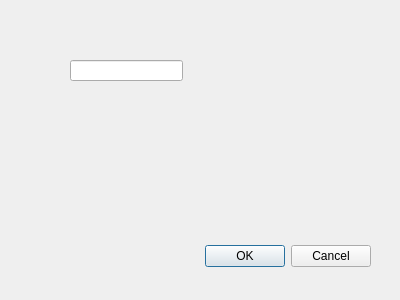
<?xml version="1.0" encoding="UTF-8"?>
<ui version="4.0">
 <class>ModeLessDialog</class>
 <widget class="QDialog" name="ModeLessDialog">
  <property name="geometry">
   <rect>
    <x>0</x>
    <y>0</y>
    <width>400</width>
    <height>300</height>
   </rect>
  </property>
  <property name="windowTitle">
   <string>Dialog</string>
  </property>
  <widget class="QDialogButtonBox" name="buttonBox">
   <property name="geometry">
    <rect>
     <x>30</x>
     <y>240</y>
     <width>341</width>
     <height>32</height>
    </rect>
   </property>
   <property name="orientation">
    <enum>Qt::Horizontal</enum>
   </property>
   <property name="standardButtons">
    <set>QDialogButtonBox::Cancel|QDialogButtonBox::Ok</set>
   </property>
  </widget>
  <widget class="QLineEdit" name="lineEdit">
   <property name="geometry">
    <rect>
     <x>70</x>
     <y>60</y>
     <width>113</width>
     <height>21</height>
    </rect>
   </property>
  </widget>
 </widget>
 <resources/>
 <connections>
  <connection>
   <sender>buttonBox</sender>
   <signal>accepted()</signal>
   <receiver>ModeLessDialog</receiver>
   <slot>accept()</slot>
   <hints>
    <hint type="sourcelabel">
     <x>248</x>
     <y>254</y>
    </hint>
    <hint type="destinationlabel">
     <x>157</x>
     <y>274</y>
    </hint>
   </hints>
  </connection>
  <connection>
   <sender>buttonBox</sender>
   <signal>rejected()</signal>
   <receiver>ModeLessDialog</receiver>
   <slot>reject()</slot>
   <hints>
    <hint type="sourcelabel">
     <x>316</x>
     <y>260</y>
    </hint>
    <hint type="destinationlabel">
     <x>286</x>
     <y>274</y>
    </hint>
   </hints>
  </connection>
 </connections>
</ui>
